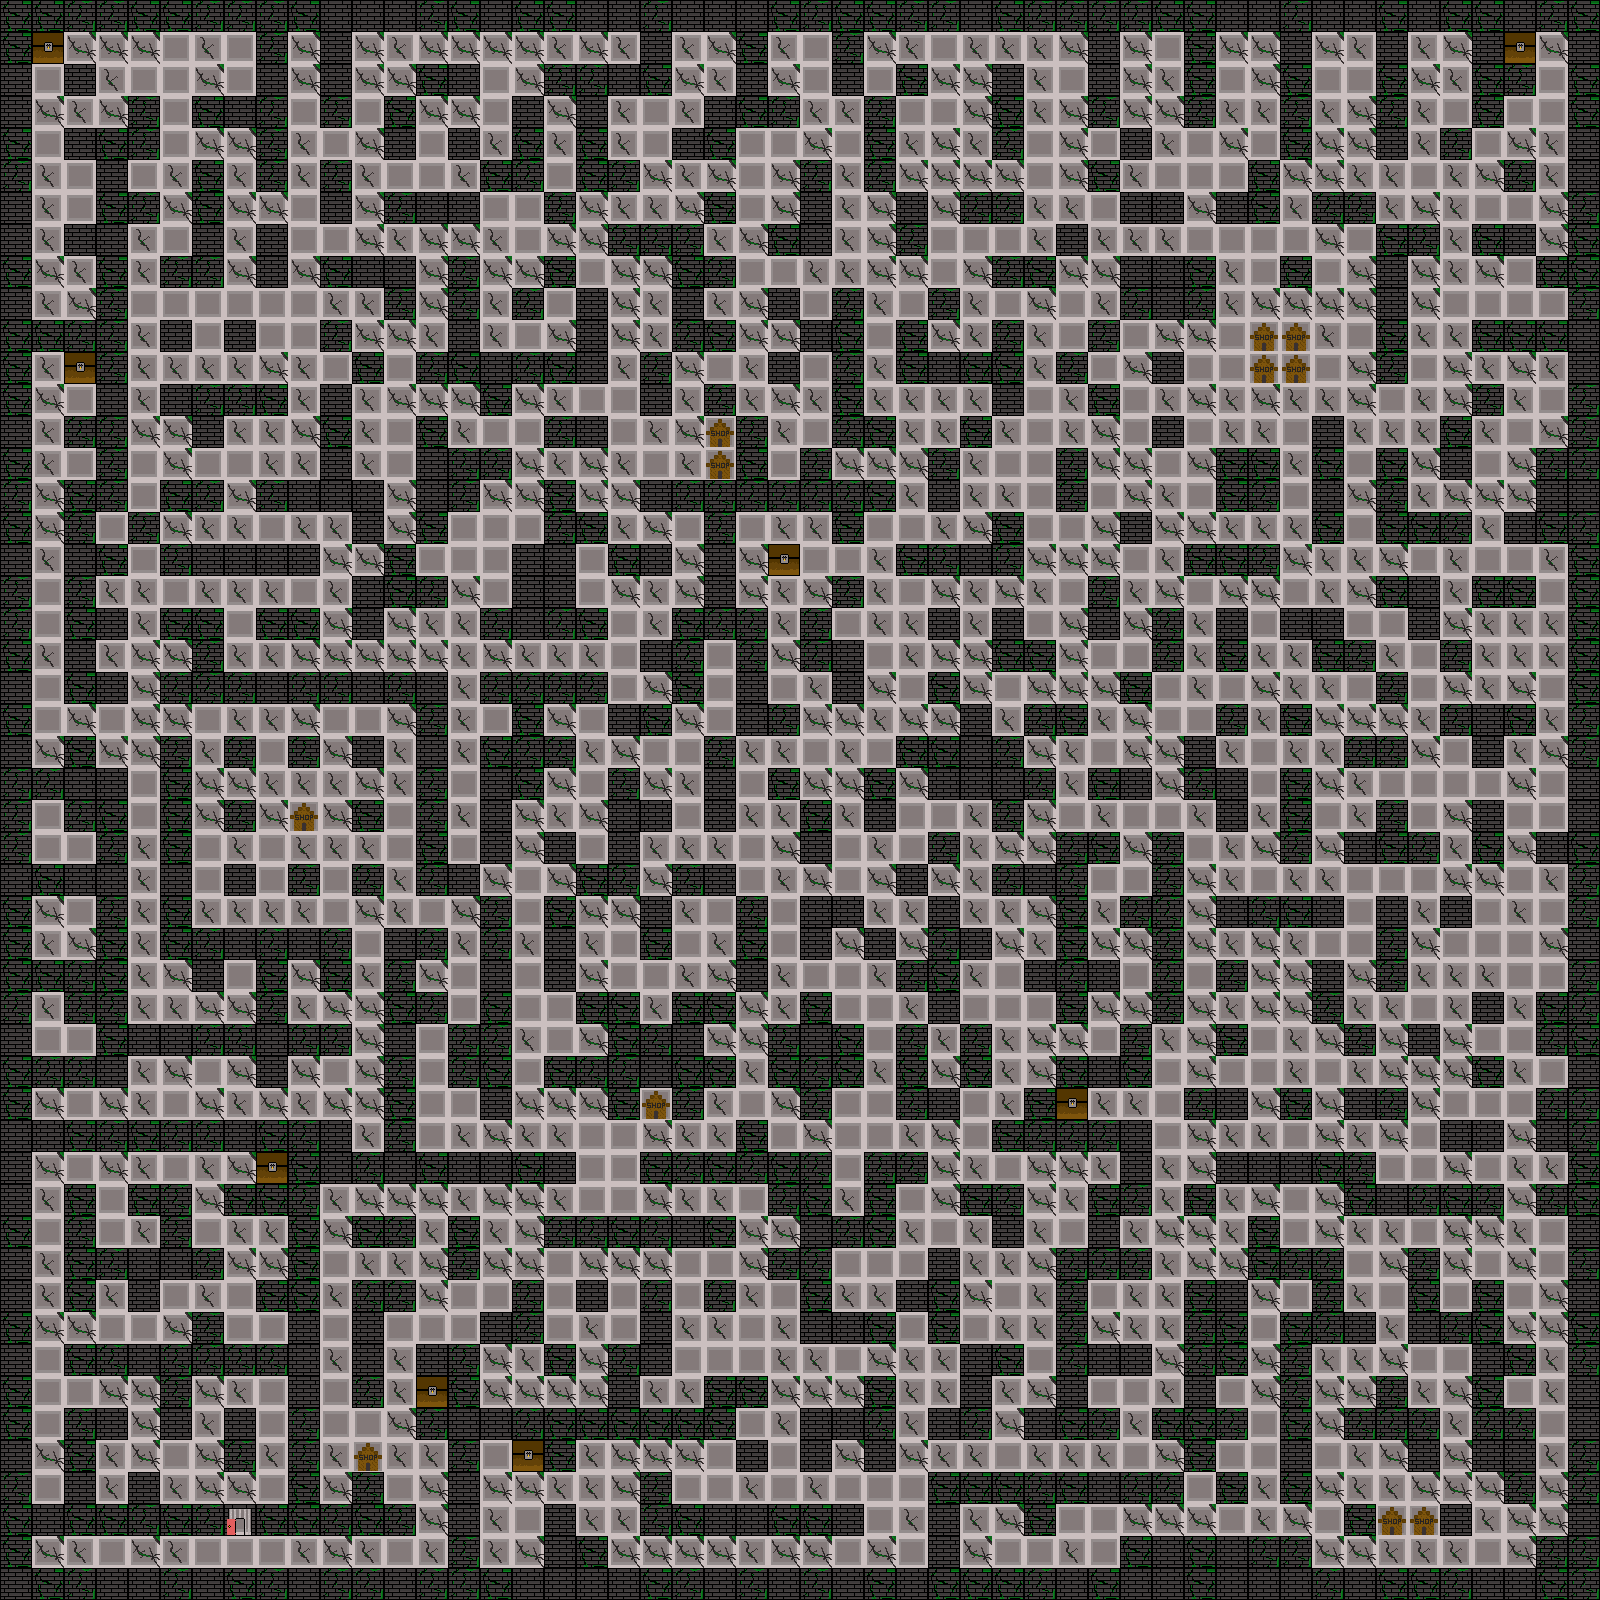

A level layout from a 2D game, rendered from its tile map. Below: a short description, then the map file with tile-grid data replaced by summaries:
An orthogonal 50x50 tile map with 32x32 px tiles, 1 tile layer (map) and 1080 objects (1059x collision, 11x shop, 8x chest, Player, end).

<map version="1.10" tiledversion="1.10.2" orientation="orthogonal" renderorder="right-down" width="50" height="50" tilewidth="32" tileheight="32" infinite="0" nextlayerid="3" nextobjectid="13">
 <tileset firstgid="1" source="Mur_et_shop.tsx" />
 <layer id="1" name="map" width="50" height="50">
  <data>[2500 cells, 2500 non-empty, 9 distinct tile ids]</data>
 </layer>
 <objectgroup id="2" name="Objects">
  <object id="3" name="Player" x="1" y="48">
   <point />
  </object>
  <object id="9" type="collision" x="0" y="0" width="32" height="32" />
  <object id="10" type="collision" x="32" y="0" width="32" height="32" />
  <object id="11" type="collision" x="64" y="0" width="32" height="32" />
  <object id="12" type="collision" x="96" y="0" width="32" height="32" />
  <object id="13" type="collision" x="128" y="0" width="32" height="32" />
  <object id="14" type="collision" x="160" y="0" width="32" height="32" />
  <object id="15" type="collision" x="192" y="0" width="32" height="32" />
  <object id="16" type="collision" x="224" y="0" width="32" height="32" />
  <object id="17" type="collision" x="256" y="0" width="32" height="32" />
  <object id="18" type="collision" x="288" y="0" width="32" height="32" />
  <object id="19" type="collision" x="320" y="0" width="32" height="32" />
  <object id="20" type="collision" x="352" y="0" width="32" height="32" />
  <object id="21" type="collision" x="384" y="0" width="32" height="32" />
  <object id="22" type="collision" x="416" y="0" width="32" height="32" />
  <object id="23" type="collision" x="448" y="0" width="32" height="32" />
  <object id="24" type="collision" x="480" y="0" width="32" height="32" />
  <object id="25" type="collision" x="512" y="0" width="32" height="32" />
  <object id="26" type="collision" x="544" y="0" width="32" height="32" />
  <object id="27" type="collision" x="576" y="0" width="32" height="32" />
  <object id="28" type="collision" x="608" y="0" width="32" height="32" />
  <object id="29" type="collision" x="640" y="0" width="32" height="32" />
  <object id="30" type="collision" x="672" y="0" width="32" height="32" />
  <object id="31" type="collision" x="704" y="0" width="32" height="32" />
  <object id="32" type="collision" x="736" y="0" width="32" height="32" />
  <object id="33" type="collision" x="768" y="0" width="32" height="32" />
  <object id="34" type="collision" x="800" y="0" width="32" height="32" />
  <object id="35" type="collision" x="832" y="0" width="32" height="32" />
  <object id="36" type="collision" x="864" y="0" width="32" height="32" />
  <object id="37" type="collision" x="896" y="0" width="32" height="32" />
  <object id="38" type="collision" x="928" y="0" width="32" height="32" />
  <object id="39" type="collision" x="960" y="0" width="32" height="32" />
  <object id="40" type="collision" x="992" y="0" width="32" height="32" />
  <object id="41" type="collision" x="1024" y="0" width="32" height="32" />
  <object id="42" type="collision" x="1056" y="0" width="32" height="32" />
  <object id="43" type="collision" x="1088" y="0" width="32" height="32" />
  <object id="44" type="collision" x="1120" y="0" width="32" height="32" />
  <object id="45" type="collision" x="1152" y="0" width="32" height="32" />
  <object id="46" type="collision" x="1184" y="0" width="32" height="32" />
  <object id="47" type="collision" x="1216" y="0" width="32" height="32" />
  <object id="48" type="collision" x="1248" y="0" width="32" height="32" />
  <object id="49" type="collision" x="1280" y="0" width="32" height="32" />
  <object id="50" type="collision" x="1312" y="0" width="32" height="32" />
  <object id="51" type="collision" x="1344" y="0" width="32" height="32" />
  <object id="52" type="collision" x="1376" y="0" width="32" height="32" />
  <object id="53" type="collision" x="1408" y="0" width="32" height="32" />
  <object id="54" type="collision" x="1440" y="0" width="32" height="32" />
  <object id="55" type="collision" x="1472" y="0" width="32" height="32" />
  <object id="56" type="collision" x="1504" y="0" width="32" height="32" />
  <object id="57" type="collision" x="1536" y="0" width="32" height="32" />
  <object id="58" type="collision" x="1568" y="0" width="32" height="32" />
  <object id="59" type="collision" x="0" y="32" width="32" height="32" />
  <object id="60" type="chest" x="32" y="32" width="32" height="32" />
  <object id="61" type="collision" x="256" y="32" width="32" height="32" />
  <object id="62" type="collision" x="320" y="32" width="32" height="32" />
  <object id="63" type="collision" x="640" y="32" width="32" height="32" />
  <object id="64" type="collision" x="736" y="32" width="32" height="32" />
  <object id="65" type="collision" x="832" y="32" width="32" height="32" />
  <object id="66" type="collision" x="1088" y="32" width="32" height="32" />
  <object id="67" type="collision" x="1184" y="32" width="32" height="32" />
  <object id="68" type="collision" x="1280" y="32" width="32" height="32" />
  <object id="69" type="collision" x="1376" y="32" width="32" height="32" />
  <object id="70" type="collision" x="1472" y="32" width="32" height="32" />
  <object id="71" type="chest" x="1504" y="32" width="32" height="32" />
  <object id="72" type="collision" x="1568" y="32" width="32" height="32" />
  <object id="73" type="collision" x="0" y="64" width="32" height="32" />
  <object id="74" type="collision" x="64" y="64" width="32" height="32" />
  <object id="75" type="collision" x="256" y="64" width="32" height="32" />
  <object id="76" type="collision" x="320" y="64" width="32" height="32" />
  <object id="77" type="collision" x="416" y="64" width="32" height="32" />
  <object id="78" type="collision" x="448" y="64" width="32" height="32" />
  <object id="79" type="collision" x="544" y="64" width="32" height="32" />
  <object id="80" type="collision" x="576" y="64" width="32" height="32" />
  <object id="81" type="collision" x="608" y="64" width="32" height="32" />
  <object id="82" type="collision" x="640" y="64" width="32" height="32" />
  <object id="83" type="collision" x="736" y="64" width="32" height="32" />
  <object id="84" type="collision" x="832" y="64" width="32" height="32" />
  <object id="85" type="collision" x="896" y="64" width="32" height="32" />
  <object id="86" type="collision" x="992" y="64" width="32" height="32" />
  <object id="87" type="collision" x="1088" y="64" width="32" height="32" />
  <object id="88" type="collision" x="1184" y="64" width="32" height="32" />
  <object id="89" type="collision" x="1280" y="64" width="32" height="32" />
  <object id="90" type="collision" x="1376" y="64" width="32" height="32" />
  <object id="91" type="collision" x="1472" y="64" width="32" height="32" />
  <object id="92" type="collision" x="1504" y="64" width="32" height="32" />
  <object id="93" type="collision" x="1568" y="64" width="32" height="32" />
  <object id="94" type="collision" x="0" y="96" width="32" height="32" />
  <object id="95" type="collision" x="128" y="96" width="32" height="32" />
  <object id="96" type="collision" x="192" y="96" width="32" height="32" />
  <object id="97" type="collision" x="224" y="96" width="32" height="32" />
  <object id="98" type="collision" x="256" y="96" width="32" height="32" />
  <object id="99" type="collision" x="320" y="96" width="32" height="32" />
  <object id="100" type="collision" x="384" y="96" width="32" height="32" />
  <object id="101" type="collision" x="512" y="96" width="32" height="32" />
  <object id="102" type="collision" x="576" y="96" width="32" height="32" />
  <object id="103" type="collision" x="704" y="96" width="32" height="32" />
  <object id="104" type="collision" x="736" y="96" width="32" height="32" />
  <object id="105" type="collision" x="768" y="96" width="32" height="32" />
  <object id="106" type="collision" x="864" y="96" width="32" height="32" />
  </objectgroup>
</map>
<!-- 981 of 1080 objects omitted -->
